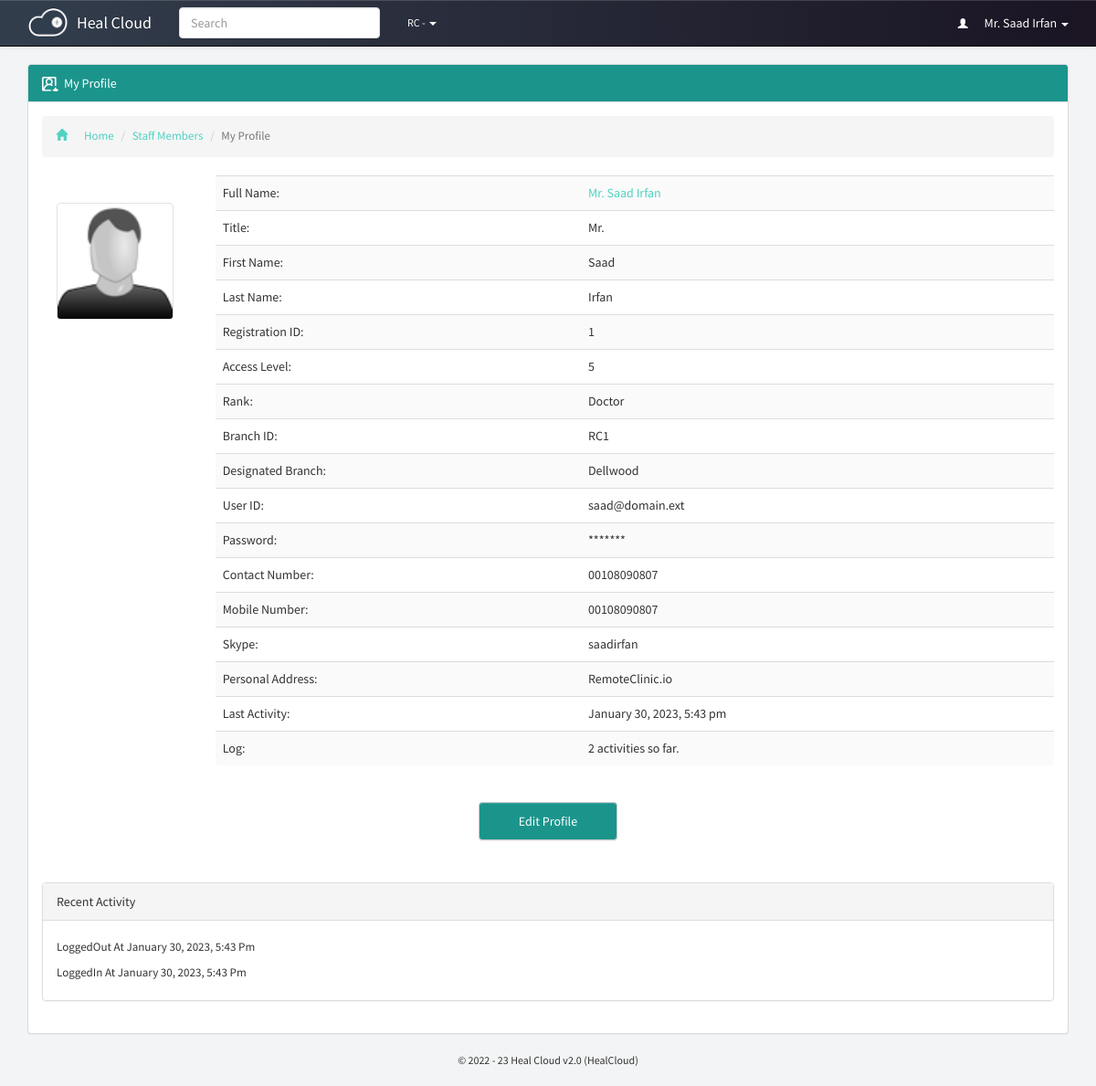
Screenshot of /staff/my-profile.php (signed in) with the database file from the repository.
### tables this page shows
CREATE TABLE `p_global_permissions` (
  `id` varchar(250) NOT NULL DEFAULT '',
  `portal_name` varchar(250) NOT NULL,
  `version` varchar(250) NOT NULL,
  `guardian_short_name` varchar(250) NOT NULL,
  `guardian_name` varchar(250) NOT NULL,
  `register_patient` varchar(20) NOT NULL,
  `prescribe_patient` varchar(20) NOT NULL,
  `patients_directory` varchar(20) NOT NULL,
  `pending_prescriptions` varchar(20) NOT NULL,
  `add_staff` varchar(20) NOT NULL,
  `staff_directory` varchar(20) NOT NULL,
  `my_porfile` varchar(20) NOT NULL,
  `staff_profile` varchar(20) NOT NULL,
  `add_branch` varchar(20) NOT NULL,
  `branches_directory` varchar(20) NOT NULL,
  `global_settings` varchar(20) NOT NULL,
  `introduce_medicine` varchar(20) NOT NULL,
  `update_stock` varchar(20) NOT NULL,
  `consumed_stock_local` varchar(20) NOT NULL,
  `consumed_stock_global` varchar(20) NOT NULL,
  `opening_time` varchar(250) NOT NULL,
  `closing_time` varchar(250) NOT NULL,
  `during_close_time` varchar(20) NOT NULL,
  `theme` varchar(250) NOT NULL,
  `timezone` varchar(250) NOT NULL,
  `charge_mode_a` varchar(250) NOT NULL,
  `charge_mode_b` varchar(250) NOT NULL,
  `charge_mode_c` varchar(250) NOT NULL,
  `charge_mode_d` varchar(250) NOT NULL,
  `access_level_6` varchar(250) NOT NULL,
  `access_level_5` varchar(250) NOT NULL,
  `access_level_4` varchar(250) NOT NULL,
  `access_level_3` varchar(250) NOT NULL,
  `access_level_2` varchar(250) NOT NULL,
  `access_level_1` varchar(250) NOT NULL,
  `mobile_number` varchar(250) NOT NULL,
  `address` varchar(250) NOT NULL,
  `sign_level` varchar(250) NOT NULL,
  `medicine_directory` varchar(250) NOT NULL,
  `medicine_profile` varchar(250) NOT NULL,
  `patient_contact` varchar(250) NOT NULL,
  `patient_address` varchar(250) NOT NULL,
  `patient_email` varchar(250) NOT NULL,
  `edit_patient` varchar(250) NOT NULL,
  `manage_patients` varchar(250) NOT NULL,
  `auto_refresh` varchar(250) NOT NULL,
  `currency` varchar(250) NOT NULL,
  `charge_mode_a_value` int(20) NOT NULL,
  `charge_mode_b_value` int(20) NOT NULL,
  `charge_mode_c_value` int(20) NOT NULL,
  `charge_mode_d_value` int(20) NOT NULL,
  `updated_by` varchar(255) NOT NULL,
  `last_update` datetime NOT NULL,
  `recent_hours` varchar(250) NOT NULL
);

CREATE TABLE `p_branches_dir` (
  `id` bigint(20) NOT NULL,
  `guardian` varchar(250) NOT NULL,
  `name` varchar(250) NOT NULL,
  `address` varchar(250) NOT NULL,
  `location` varchar(250) NOT NULL,
  `contact` varchar(250) NOT NULL,
  `type` varchar(250) NOT NULL,
  `last_update` datetime NOT NULL
);

CREATE TABLE `p_logs` (
  `id` bigint(20) NOT NULL,
  `user` varchar(250) NOT NULL,
  `at` datetime NOT NULL,
  `action` varchar(250) NOT NULL,
  `type` varchar(250) NOT NULL,
  `priority` varchar(250) NOT NULL
);

### pre-includes/regular-functions.php (called while the page is built, shortened)
<?php
$extension = ".php";
$global_permission = mysqli_fetch_object(mysqli_query($con, "select * from p_global_permissions where id='1'"));
function display_time($datetime)
{
	$processing = strtotime($datetime);
	$today = date("Y-m-d");
	$extract_day = (date("Y-m-d", $processing));
	if ($today == $extract_day) {
		$output = "" . date("g:i a", $processing) . " Today";
	} else {
		$output = date("F j, Y, g:i a", $processing);
	}
	return $output;
}
function access_level2rank($access_level)
{
	global $global_permission;
	if ($access_level == 6) {
		$rank = "$global_permission->access_level_6";
	} else if ($access_level == 5) {
		$rank = "$global_permission->access_level_5";
	} else if ($access_level == 4) {
		$rank = "$global_permission->access_level_4";
	} else if ($access_level == 3) {
		$rank = "$global_permission->access_level_3";
	} else if ($access_level == 2) {
		$rank = "$global_permission->access_level_2";
	} else {
		$rank = "$global_permission->access_level_1";
	}
	return $rank;
}

### pre-includes/all.php (called while the page is built, shortened)
<?php
include "db.php";
require_once "regular-functions.php";
?>

### includes/initiate.php (called while the page is built, shortened)
<?php
	require_once "../pre-includes/all.php";
?>

### includes/branches.php (called while the page is built, shortened)
<?php
function branch_name($code){
	global $con;
	$call=mysqli_fetch_object(mysqli_query($con, "select * from p_branches_dir where id='$code'"));
	return $call->name;
}

### staff/my-profile.php (the view, shortened to what this page needs)
<?php
 require_once "../includes/initiate.php";
 ?>
<div id="branch-profile" class="container page">
  <div class="panel panel-default">
    <div class="panel-heading theme-staff"><span class="inlineicon my-profile-mini">My Profile</span></div>
    <div class="panel-body">
      <ol class="breadcrumb link-staff">
        <li><a href="../dashboard"><i class="glyphicon glyphicon-home"></i>Home</a></li>
        <li><a href="../staff/">Staff Members</a></li>
        <li class="active">My Profile</li>
      </ol>
      <div class="row">
        <div class="col-md-2">
          <div class="profile_page_pic text-center"><?php echo staff_img("$_SESSION[id]", "128px"); ?></div>
        </div>
        <div class="col-md-10">
          <table class="table table-striped link-staff">
            <tbody>
              <tr>
                <td>Full Name:</td>
                <td><a class="staff"><?php echo staff_info("full_name", $_SESSION['id']); ?></a></td>
              </tr>
              <tr>
                <td>Title:</td>
                <td><?php echo staff_info("title", $_SESSION['id']); ?></td>
              </tr>
              <tr>
                <td>First Name:</td>
                <td><?php echo staff_info("first_name", $_SESSION['id']); ?></td>
              </tr>
              <tr>
                <td>Last Name:</td>
                <td><?php echo staff_info("last_name", $_SESSION['id']); ?></td>
              </tr>
              <tr>
                <td>Registration ID:</td>
                <td><?php echo staff_info("id", $_SESSION['id']); ?></td>
              </tr>
              <tr>
                <td>Access Level:</td>
                <td><?php echo staff_info("access_level", $_SESSION['id']); ?></td>
              </tr>
              <tr>
                <td>Rank:</td>
                <td><?php echo access_level2rank(staff_info("access_level", $_SESSION['id'])); ?></td>
              </tr>
              <tr>
                <td>Branch ID:</td>
                <td><?php echo "$global_permission->guardian_short_name";
                     echo staff_info("branch", $_SESSION['id']); ?></td>
              </tr>
              <tr>
                <td>Designated Branch:</td>
                <td><?php echo branch_name(staff_info("branch", $_SESSION['id'])); ?></td>
              </tr>
              <tr>
                <td>User ID:</td>
                <td><?php echo staff_info("userid", $_SESSION['id']); ?></td>
              </tr>
              <tr>
                <td>Password:</td>
                <td>*******</td>
              </tr>
              <tr>
                <td>Contact Number:</td>
                <td><?php echo staff_info("contact", $_SESSION['id']); ?></td>
              </tr>
              <tr>
                <td>Mobile Number:</td>
                <td><?php echo staff_info("mobile", $_SESSION['id']); ?></td>
              </tr>
              <tr>
                <td>Skype:</td>
                <td><?php echo staff_info("skype", $_SESSION['id']); ?></td>
              </tr>
              <tr>
                <td>Personal Address:</td>
                <td><?php echo staff_info("address", $_SESSION['id']); ?></td>
              </tr>
              <tr>
                <td>Last Activity:</td>
                <td><?php echo last_update(1, "staff_info"); ?></td>
              </tr>
              <tr>
                <td>Log:</td>
                <td><?php echo no_of_actions($_SESSION['id']); ?> activities so far.</td>
              </tr>
            </tbody>
          </table>
        </div>
      </div>
      <a class="btn btn-default formbutton theme-staff" href="edit-my-profile<?php echo "$extension"; ?>">edit profile</a>
      <div class="panel panel-default push_low">
        <div class="panel-heading themde-staff">Recent Activity</div>
        <div class="panel-body panel-log">
          <?php
           $sql = mysqli_query($con, "select * from p_logs where user='$_SESSION[id]' order by id desc limit 5") or die(mysqli_error($con));
           while ($display_log = mysqli_fetch_array($sql)) {
           ?>
            <li><?php echo $display_log['action'] ?> at <?php echo display_time("$display_log[at]"); ?></li>
          <?php } ?>
        </div>
      </div>
    </div>
  </div>
</div>

### theme/css/main.css (style rules this page uses)
body, html { background: #f3f4f5; font-family: "Source Sans Pro", sans-serif; }
.page.container { margin-top: 70px; }
.panel-body:before { -webkit-clip-path: polygon(0 0, 100% 0, 100% 56%, 0 42%); clip-path: polygon(0 0, 100% 0, 100% 56%, 0 42%); background-color: #e2e8ec !important; }
.push_low { margin-top: 46px; }
.text-center { text-align: center !important; }
.theme-staff { background: #1b958c !important; color: #fff !important; }
.link-staff a { color: #50d2c2 !important; }
.breadcrumb i { padding-right: 18px; }
.table-striped td { line-height: 21px !important; }
.btn-default.theme-portal, .btn-default.theme-patients, .btn-default.theme-staff, .btn-default.theme-branches, .btn-default.theme-medicines, .btn-default.norm { text-transform: capitalize; padding: 10px 35px; text-shadow: none; display: block; width: 152px !important; text-align: center; }
.panel-body li { list-style: none; padding: 5px 0; font-size: 13px; color: #333; }
.panel-log li { text-transform: capitalize !important; }
.panel-default>.panel-heading { background-image: none; }
.table-striped>tbody>tr:nth-child(odd), .table-striped>tbody>tr:nth-child(odd)>td, .table-striped>tbody>tr:nth-child(odd)>th { background: #fafafa !important; }
.my-profile-mini { background: url(../icons/profile-mini.png) no-repeat 0 2px; padding-left: 24px; background-size: 18px auto; }
.profile_page_pic { margin: 30px 0; }
.edit-button, .btn.btn-default.formbutton { margin: 20px auto !important; text-align: center !important; }

### rows the page displays
p_global_permissions: guardian_short_name "RC"
p_branches_dir: name "Dellwood"
p_logs: action "LoggedOut", at "January 30, 2023, 5:43 Pm"
p_logs: action "LoggedIn", at "January 30, 2023, 5:43 Pm"

### other values shown
get_global('portal_name') "Heal Cloud"
get_global('guardian_short_name') "RC"
staff_info("full_name") "Mr. Saad Irfan"
staff_info("full_name", $_SESSION['id']) "Mr. Saad Irfan"
staff_info("title", $_SESSION['id']) "Mr."
staff_info("first_name", $_SESSION['id']) "Saad"
staff_info("last_name", $_SESSION['id']) "Irfan"
staff_info("id", $_SESSION['id']) "1"
staff_info("access_level", $_SESSION['id']) "5"
access_level2rank(staff_info("access_level", $_SESSION['id'])) "Doctor"
staff_info("branch", $_SESSION['id']) "1"
staff_info("userid", $_SESSION['id']) "saad@domain.ext"
staff_info("contact", $_SESSION['id']) "00108090807"
staff_info("mobile", $_SESSION['id']) "00108090807"
staff_info("skype", $_SESSION['id']) "saadirfan"
